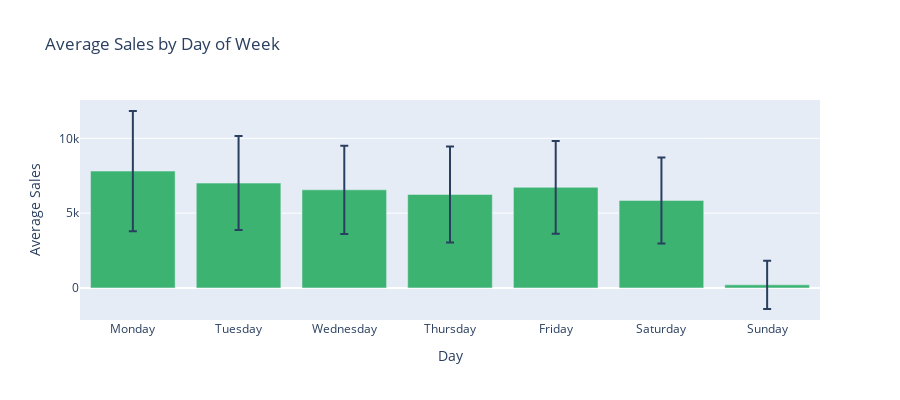

Notebook source saved alongside this figure:
### Code cell
# Day of week pattern
dow_sales = train_clean.groupby('dayofweek')[TARGET_COL].agg(['mean', 'std']).reset_index()
dow_sales.columns = ['DayOfWeek', 'Average Sales', 'Std Dev']
dow_sales['Day'] = dow_sales['DayOfWeek'].map({
    0: 'Monday', 1: 'Tuesday', 2: 'Wednesday', 3: 'Thursday',
    4: 'Friday', 5: 'Saturday', 6: 'Sunday'
})

fig = go.Figure()
fig.add_trace(go.Bar(
    x=dow_sales['Day'],
    y=dow_sales['Average Sales'],
    error_y=dict(type='data', array=dow_sales['Std Dev']),
    marker_color='mediumseagreen'
))

fig.update_layout(
    title='Average Sales by Day of Week',
    xaxis_title='Day',
    yaxis_title='Average Sales',
    height=400
)
fig.show()

print('\nDay of Week Sales Summary:')
display(dow_sales[['Day', 'Average Sales', 'Std Dev']].style.background_gradient(cmap='Greens'))

### Figure 1 — Plotly figure (JSON) as saved in the notebook; plotly's stock layout.template omitted (floating-point values rounded to 4 significant figures)
{"data": [{"error_y": {"array": [4017.0, 3142.0, 2944.0, 3210.0, 3101.0, 2874.0, 1613.0], "type": "data"}, "marker": {"color": "mediumseagreen"}, "type": "bar", "x": ["Monday", "Tuesday", "Wednesday", "Thursday", "Friday", "Saturday", "Sunday"], "y": [7809.0, 7005.0, 6556.0, 6248.0, 6723.0, 5848.0, 204.2]}], "layout": {"height": 400, "title": {"text": "Average Sales by Day of Week"}, "xaxis": {"title": {"text": "Day"}}, "yaxis": {"title": {"text": "Average Sales"}}}}
